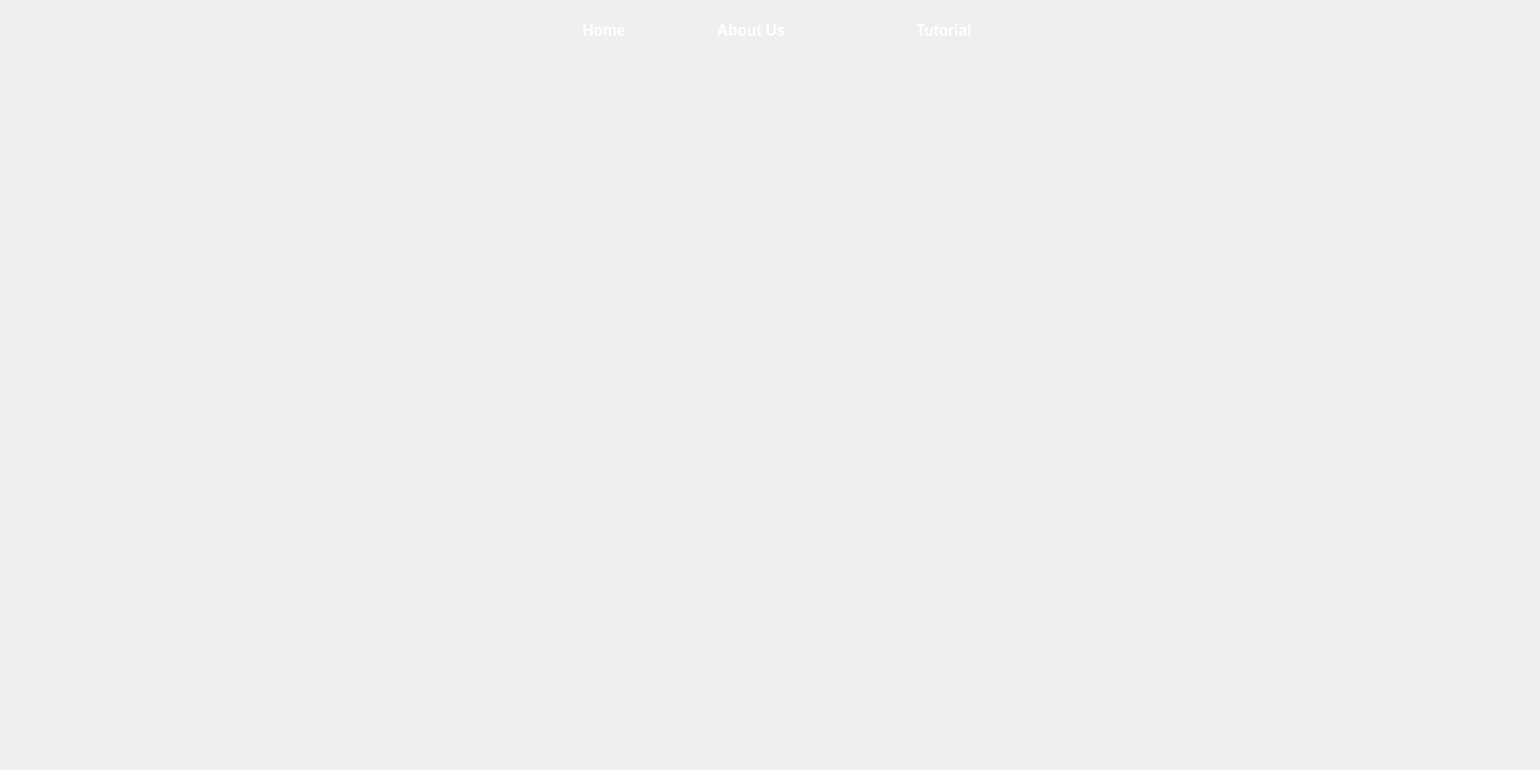
<?xml version="1.0" encoding="UTF-8"?>
<ui version="4.0">
 <class>Dialog</class>
 <widget class="QDialog" name="Dialog">
  <property name="geometry">
   <rect>
    <x>0</x>
    <y>0</y>
    <width>1600</width>
    <height>800</height>
   </rect>
  </property>
  <property name="windowTitle">
   <string>Dialog</string>
  </property>
  <widget class="QWidget" name="widget" native="true">
   <property name="geometry">
    <rect>
     <x>0</x>
     <y>0</y>
     <width>1600</width>
     <height>800</height>
    </rect>
   </property>
   <widget class="QLabel" name="Background_Label">
    <property name="geometry">
     <rect>
      <x>0</x>
      <y>0</y>
      <width>1600</width>
      <height>800</height>
     </rect>
    </property>
    <property name="autoFillBackground">
     <bool>true</bool>
    </property>
    <property name="text">
     <string/>
    </property>
    <property name="scaledContents">
     <bool>true</bool>
    </property>
    <property name="alignment">
     <set>Qt::AlignCenter</set>
    </property>
   </widget>
   <widget class="QPushButton" name="AboutUs_Button">
    <property name="geometry">
     <rect>
      <x>720</x>
      <y>20</y>
      <width>121</width>
      <height>23</height>
     </rect>
    </property>
    <property name="font">
     <font>
      <pointsize>12</pointsize>
      <weight>75</weight>
      <bold>true</bold>
     </font>
    </property>
    <property name="styleSheet">
     <string notr="true">QPushButton#AboutUs_Button
{
color: rgb(255, 255, 255);
background-color: qlineargradient(spread:pad, x1:0, y1:0, x2:1, y2:0, stop:0 rgba(0, 0, 0, 0), stop:1 rgba(255, 255, 255, 0));
border : 0px solide rgba(0,0,0,0)
}
QPushButton#AboutUs_Button:hover
{
background-color: rgb(62, 168, 234);
   border : 3px solide rgba(0,0,0,0);
   border-radius: 5px;
}
QPushButton#AboutUs_Button:pressed
{
    
	color: rgb(0, 0, 0);
	background-color: rgb(62, 168, 234);
   border : 3px solide rgba(0,0,0,0);
   border-radius: 5px;
}</string>
    </property>
    <property name="text">
     <string>About Us</string>
    </property>
   </widget>
   <widget class="QPushButton" name="Tutorial_Button">
    <property name="geometry">
     <rect>
      <x>920</x>
      <y>20</y>
      <width>121</width>
      <height>23</height>
     </rect>
    </property>
    <property name="font">
     <font>
      <pointsize>12</pointsize>
      <weight>75</weight>
      <bold>true</bold>
     </font>
    </property>
    <property name="styleSheet">
     <string notr="true">QPushButton#Tutorial_Button
{
color: rgb(255, 255, 255);
background-color: qlineargradient(spread:pad, x1:0, y1:0, x2:1, y2:0, stop:0 rgba(0, 0, 0, 0), stop:1 rgba(255, 255, 255, 0));
border : 0px solide rgba(0,0,0,0)
}
QPushButton#Tutorial_Button:hover
{
background-color: rgb(62, 168, 234);
   border : 3px solide rgba(0,0,0,0);
   border-radius: 5px;
}
QPushButton#Tutorial_Button:pressed
{
    
	color: rgb(0, 0, 0);
	background-color: rgb(62, 168, 234);
   border : 3px solide rgba(0,0,0,0);
   border-radius: 5px;
}</string>
    </property>
    <property name="text">
     <string>Tutorial</string>
    </property>
   </widget>
   <widget class="QPushButton" name="Home_Button">
    <property name="geometry">
     <rect>
      <x>590</x>
      <y>20</y>
      <width>75</width>
      <height>23</height>
     </rect>
    </property>
    <property name="font">
     <font>
      <pointsize>12</pointsize>
      <weight>75</weight>
      <bold>true</bold>
     </font>
    </property>
    <property name="styleSheet">
     <string notr="true">QPushButton#Home_Button
{
color: rgb(255, 255, 255);
background-color: qlineargradient(spread:pad, x1:0, y1:0, x2:1, y2:0, stop:0 rgba(0, 0, 0, 0), stop:1 rgba(255, 255, 255, 0));
border : 0px solide rgba(0,0,0,0)
}
QPushButton#Home_Button:hover
{
background-color: rgb(62, 168, 234);
   border : 3px solide rgba(0,0,0,0);
   border-radius: 5px;
}
QPushButton#Home_Button:pressed
{
    
	color: rgb(0, 0, 0);
	background-color: rgb(62, 168, 234);
   border : 3px solide rgba(0,0,0,0);
   border-radius: 5px;
}</string>
    </property>
    <property name="text">
     <string>Home</string>
    </property>
   </widget>
  </widget>
 </widget>
 <resources/>
 <connections/>
</ui>
